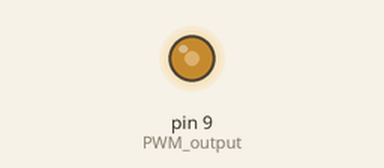
Bench run of a sketch on a simulated Arduino Uno, built with avr-gcc and run on an emulated ATmega328P. Shown: output pins drawn as LEDs (lit = HIGH). What the sketch prints to the serial monitor is not drawn.

Above: at 0.05 s.
Timing chart, 0 to 3.0 s (numbered marks = the images above):
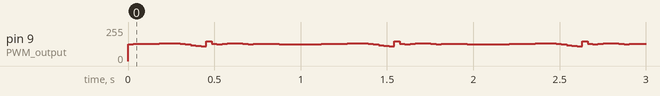

The sketch:

simulate.ino
```cpp
// Simulated ECG waveform values (PQRST)
const int ecgWave[] = {
  // P wave
  512, 515, 518, 521, 524, 527, 530, 533, 536, 540,
  // Q drop
  520, 500, 480, 460, 440,
  // R spike
  600, 520, 500,
  // S and up
  520, 530, 540, 530, 520, 510,
  // T wave
  515, 520, 518, 516, 514, 512, 510,
  // Rest between beats
  512, 512, 512, 512, 512
};
const int waveLength = sizeof(ecgWave) / sizeof(ecgWave[0]);
int index = 0;

void setup() {
  pinMode(9, OUTPUT);        // PWM output
  Serial.begin(9600);        // For Serial Plotter
}

void loop() {
  int ecgValue = ecgWave[index++];

  // Output PWM to pin D9 (map 0–1023 to 0–255 for analogWrite)
  analogWrite(9, map(ecgValue, 0, 1023, 0, 255));

  // Send to Serial Plotter
  Serial.println(ecgValue);

  // Loop waveform
  if (index >= waveLength) index = 0;

  delay(30);  // Adjust heartbeat speed (lower is faster)
}
```
